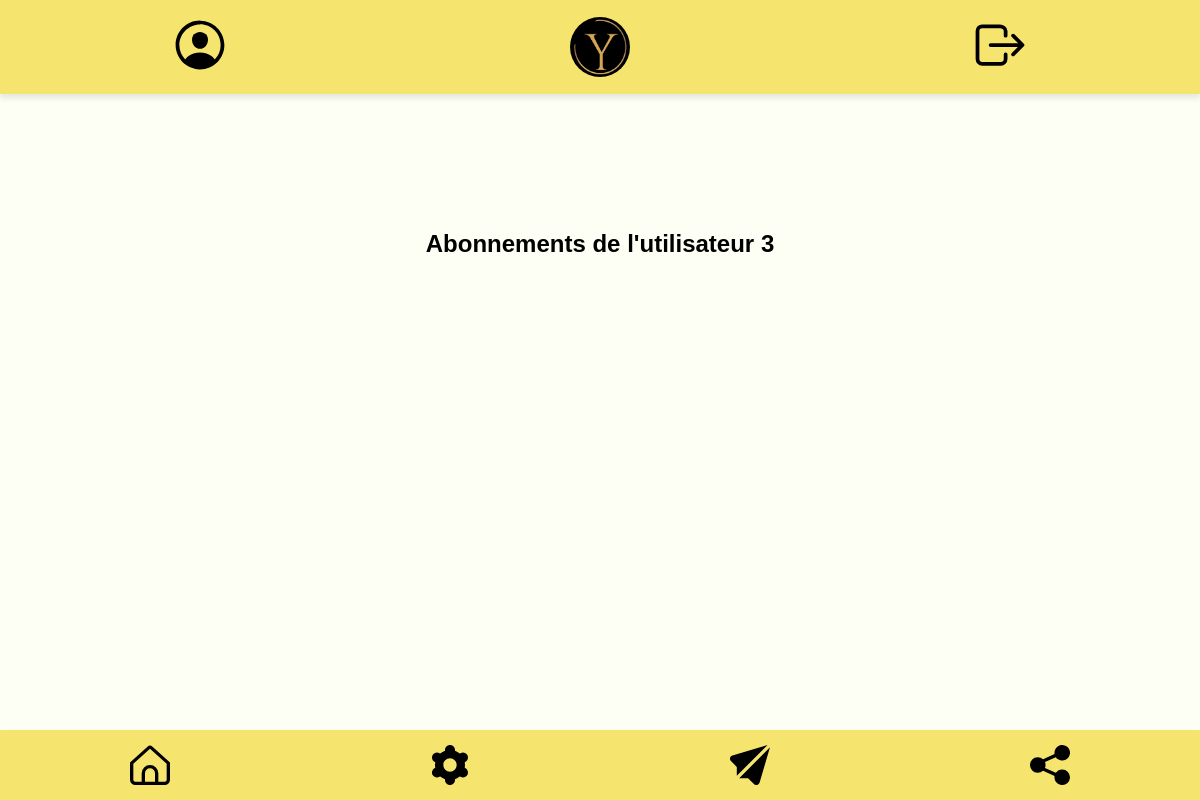
The page /following.php?user_id=3 on the database as committed earlier.
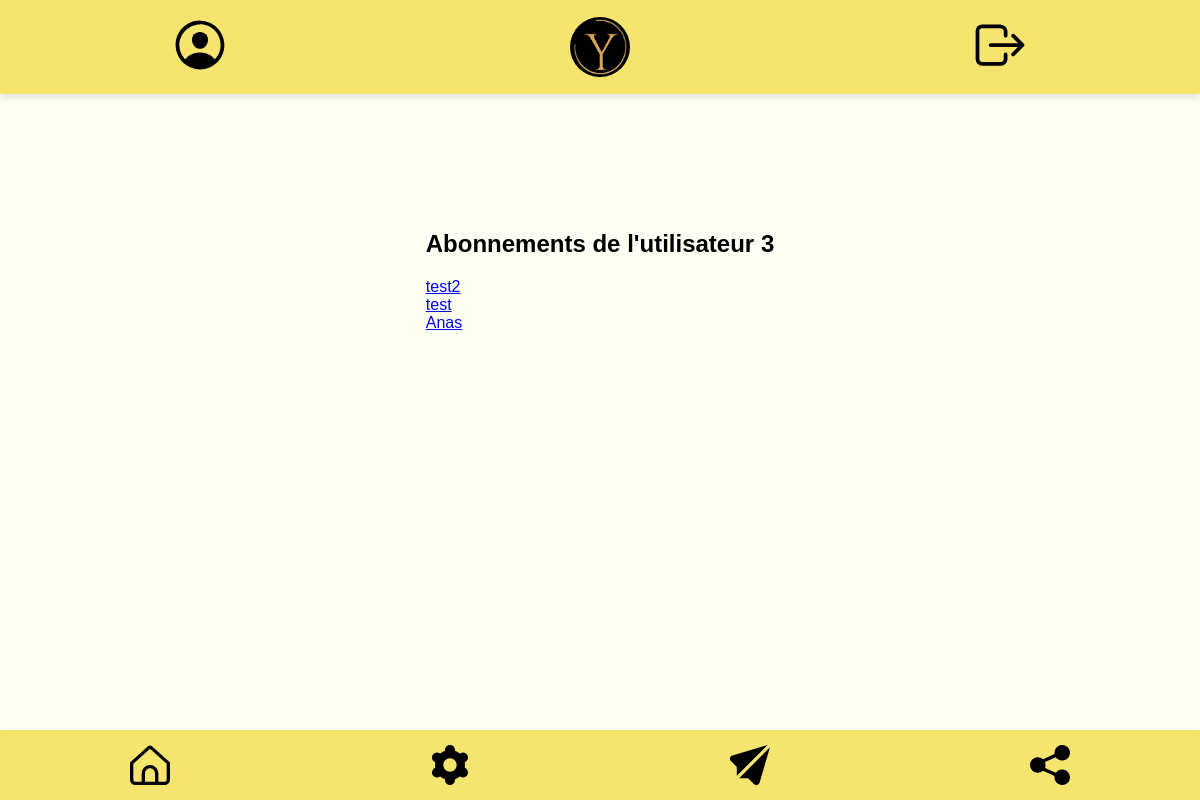
The same page on the database as committed later.
### tables this page shows
CREATE TABLE "follows" (
	"id"	INTEGER,
	"follower_id"	INTEGER,
	"following_id"	INTEGER,
	PRIMARY KEY("id" AUTOINCREMENT),
	FOREIGN KEY("follower_id") REFERENCES "users"("id"),
	FOREIGN KEY("following_id") REFERENCES "users"("id")
);

### sql/recup_following.php (the view, shortened to what this page needs)
<?php
$pdo = connexion('Y_database.db');
try {
    $stmt = $pdo->prepare('SELECT follows.following_id, users.nom FROM follows INNER JOIN users ON follows.following_id = users.id WHERE follows.follower_id = :user_id');
    $stmt->bindParam(':user_id', $user_id);
    $stmt->execute();
    while ($following = $stmt->fetch(PDO::FETCH_ASSOC)) {
        echo "<div class='following_item'>";
        echo "<a href='profile.php?user_id=" . $following['following_id'] . "'>" . htmlspecialchars($following['nom']) . "</a>";
        echo "</div>";
    }
} catch (PDOException $e) {
    echo "<p>Erreur lors de la récupération des abonnements.</p>";
}
?>

Rows that differ between the two databases and show on the page:
added follows: nom "test2"
added follows: nom "test"
added follows: nom "Anas"
